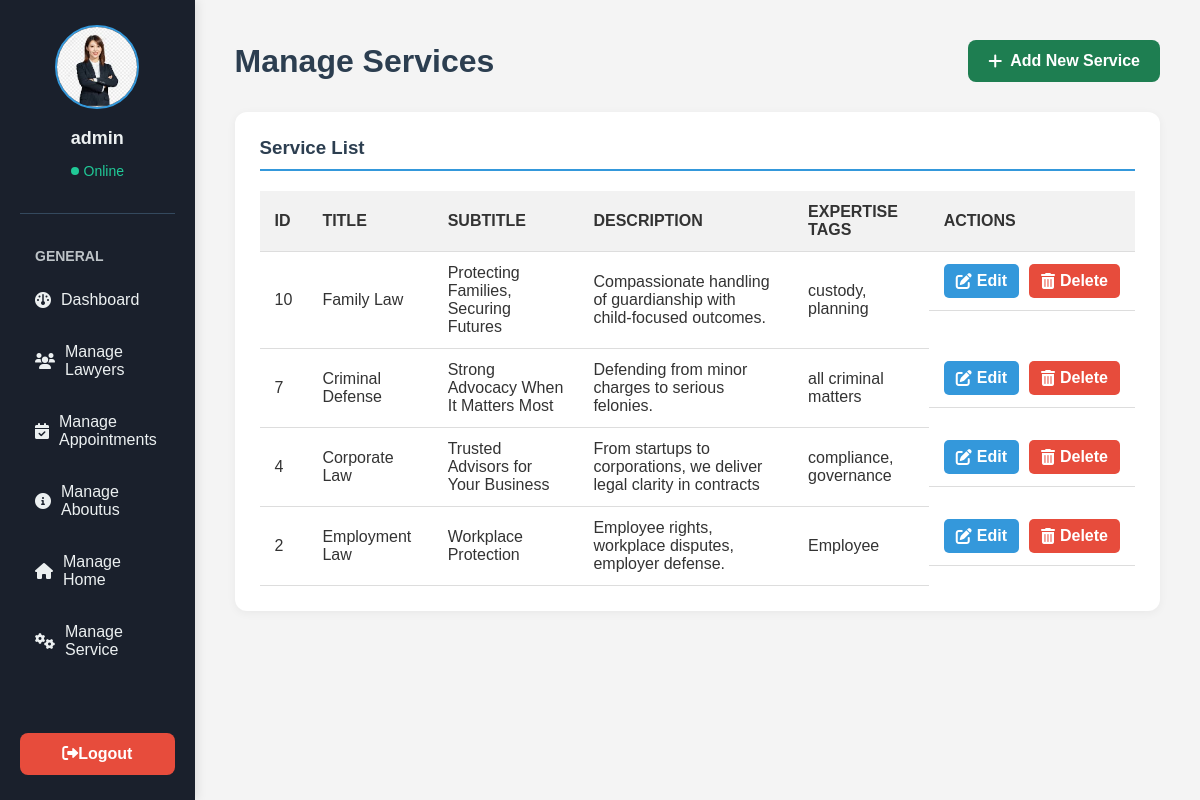
/admin/manage_service.php (signed in), run on the app's committed database.
### tables this page shows
CREATE TABLE `services` (
  `id` int(11) NOT NULL,
  `title` varchar(255) NOT NULL,
  `subtitle` varchar(255) NOT NULL,
  `description` text NOT NULL,
  `expertise` text DEFAULT NULL
);

### admin/manage_service.php (the view, shortened to what this page needs)
<?php
$DB_HOST = 'localhost';
$DB_USER = 'root';
$DB_PASS = '';
$DB_NAME = 'lawyer_booking';
$conn = new mysqli($DB_HOST, $DB_USER, $DB_PASS, $DB_NAME);
$res = $conn->query("SELECT * FROM services ORDER BY id DESC");
$services = [];
if ($res) {
    while ($r = $res->fetch_assoc()) $services[] = $r;
}
?>
<!DOCTYPE html>
<html lang="en">
<head>
  <link rel="stylesheet" href="https://cdnjs.cloudflare.com/ajax/libs/font-awesome/6.0.0-beta3/css/all.min.css">
</head>
<body>
    <div class="sidebar">
        <div class="sidebar-header">
           <img src="../images/admin.jpeg" alt="Profile Picture" class="profile-pic">
            <p class="user-name"><?php echo htmlspecialchars($_SESSION['username']); ?></p>
            <p class="user-status">Online</p>
        </div>
        <p class="sidebar-menu-title">General</p>
        <ul class="sidebar-menu">
              <li><a href="admin_pannel.php" class="<?php echo ($currentPage == 'admin_pannel.php') ? 'active' : ''; ?>"><i class="fa-solid fa-gauge"></i> <span>Dashboard</span></a></li>
            <li><a href="manage_lawyers.php" class="<?php echo ($currentPage == 'manage_lawyers.php') ? 'active' : ''; ?>"><i class="fa-solid fa-users"></i> <span>Manage Lawyers</span></a></li>
            <li><a href="manage_appointments.php" class="<?php echo ($currentPage == 'manage_appointments.php') ? 'active' : ''; ?>"><i class="fa-solid fa-calendar-check"></i> <span>Manage Appointments</span></a></li>
            <li><a href="manage_aboutus.php" class="<?php echo ($currentPage == 'manage_aboutus.php') ? 'active' : ''; ?>"><i class="fa-solid fa-circle-info"></i> <span>Manage Aboutus</span></a></li>
            <li><a href="manage_homepage.php" class="<?php echo ($currentPage == 'manage_homepage.php') ? 'active' : ''; ?>"><i class="fa-solid fa-house"></i> <span>Manage Home</span></a></li>
            <li><a href="manage_service.php" class="<?php echo ($currentPage == 'manage_service.php') ? 'active' : ''; ?>"><i class="fa-solid fa-cogs"></i> <span>Manage Service</span></a></li>
        </ul>
        <a href="../logout.php" class="logout-btn"> <i class="fa-solid fa-right-from-bracket"></i>Logout</a>
    </div>
    <div class="main-content">
        <div class="header">
            <h1>Manage Services</h1>
            <a href="add_service.php" class="add-service-btn">
                <i class="fa-solid fa-plus"></i> Add New Service
            </a>
        </div>
        <div class="dashboard-card">
            <h3>Service List</h3>
            <?php if (empty($services)): ?>
                <p>No services found. Please add one.</p>
            <?php else: ?>
                <table class="service-table">
                  <thead>
                    <tr>
                      <th>ID</th>
                      <th>Title</th>
                      <th>Subtitle</th>
                      <th>Description</th>
                      <th>Expertise Tags</th>
                      <th>Actions</th>
                    </tr>
                  </thead>
                  <tbody>
                    <?php foreach ($services as $row): ?>
                      <tr>
                        <td><?= $row['id']; ?></td>
                        <td><?= htmlspecialchars($row['title']); ?></td>
                        <td><?= htmlspecialchars($row['subtitle']); ?></td>
                        <td><?= nl2br(htmlspecialchars($row['description'])); ?></td>
                        <td><?= htmlspecialchars($row['expertise']); ?></td>
                        <td class="action-links">
                          <a href="edit_service.php?id=<?= $row['id']; ?>" class="edit-btn"><i class="fa-solid fa-pen-to-square"></i> Edit</a>
                          <a href="delete_service.php?id=<?= $row['id']; ?>" onclick="return confirm('Are you sure you want to delete this service?')" class="delete-btn"><i class="fa-solid fa-trash-can"></i> Delete</a>
                        </td>
                      </tr>
                    <?php endforeach; ?>
                  </tbody>
                </table>
            <?php endif; ?>
        </div>
    </div>
</body>
</html>

### admin/manage_service.php (style rules this page uses)
:root { --bg-color: #f4f4f4; --card-bg-color: #ffffff; --text-color: #333333; --header-bg-color: #2c3e50; --sidebar-color: #1a202c; --primary-color: #3498db; --accent-color: #20c997; --delete-color: #e74c3c; --edit-color: #3498db; }
body { font-family: 'Arial', sans-serif; margin: 0; background-color: var(--bg-color); display: flex; height: 100vh; color: var(--text-color); }
.sidebar { width: 250px; background-color: var(--sidebar-color); color: #ecf0f1; padding: 25px 20px; box-shadow: 2px 0 10px rgba(0, 0, 0, 0.1); display: flex; flex-direction: column; overflow-y: auto; transition: width 0.3s ease; }
.sidebar-header { text-align: center; padding-bottom: 20px; border-bottom: 1px solid #34495e; margin-bottom: 20px; }
.sidebar-header .profile-pic { width: 80px; height: 80px; border-radius: 50%; border: 2px solid var(--primary-color); object-fit: cover; margin-bottom: 10px; }
.sidebar-header .user-name { font-size: 18px; font-weight: bold; color: #ecf0f1; margin: 5px 0 0; }
.sidebar-header .user-status { font-size: 14px; color: var(--accent-color); display: flex; align-items: center; justify-content: center; }
.sidebar-header .user-status::before { content: ''; width: 8px; height: 8px; background-color: var(--accent-color); border-radius: 50%; margin-right: 5px; }
.sidebar-menu-title { font-size: 14px; font-weight: bold; color: #bdc3c7; text-transform: uppercase; margin-bottom: 15px; padding-left: 15px; }
.sidebar-menu { list-style-type: none; padding: 0; margin: 0; flex-grow: 1; }
.sidebar-menu li { margin-bottom: 10px; }
.sidebar-menu a { color: #ecf0f1; text-decoration: none; display: flex; align-items: center; padding: 12px 15px; border-radius: 8px; transition: background-color 0.3s ease; font-size: 16px; }
.sidebar-menu a i { margin-right: 10px; }
.sidebar .logout-btn { background-color: var(--delete-color); color: #fff; padding: 12px; text-align: center; border-radius: 8px; text-decoration: none; font-weight: bold; transition: background-color 0.3s ease; margin-top: auto; }
.main-content { flex-grow: 1; padding: 40px; overflow-y: auto; }
.header { display: flex; justify-content: space-between; align-items: center; margin-bottom: 30px; }
.header h1 { margin: 0; color: var(--header-bg-color); }
.add-service-btn { background-color: var(--accent-color); color: white; padding: 12px 20px; border-radius: 8px; text-decoration: none; font-weight: bold; display: inline-flex; background-color: #1e7e51; align-items: center; }
.add-service-btn i { margin-right: 8px; }
.dashboard-card { background-color: var(--card-bg-color); padding: 25px; border-radius: 12px; box-shadow: 0 2px 10px rgba(0,0,0,0.05); margin-bottom: 25px; }
h3 { margin-top: 0; color: var(--header-bg-color); border-bottom: 2px solid var(--primary-color); padding-bottom: 10px; margin-bottom: 20px; }
.service-table { width: 100%; border-collapse: collapse; margin-top: 20px; }
.service-table th, .service-table td { padding: 12px 15px; text-align: left; border-bottom: 1px solid #ddd; }
.service-table thead th { background-color: #f2f2f2; color: var(--text-color); font-weight: bold; text-transform: uppercase; }
.action-links { display: flex; gap: 10px; }
.action-links a { text-decoration: none; padding: 8px 12px; border-radius: 5px; color: white; font-weight: bold; transition: background-color 0.3s ease; display: inline-flex; align-items: center; }
.action-links a i { margin-right: 5px; }
.action-links .edit-btn { background-color: var(--edit-color); }
.action-links .delete-btn { background-color: var(--delete-color); }

### data on the page
services: id "10", title "Family Law", subtitle "Protecting Families, Securing Futures", description "Compassionate handling of guardianship with child-focused outcomes.", expertise "custody, planning"
services: id "7", title "Criminal Defense", subtitle "Strong Advocacy When It Matters Most", description "Defending from minor charges to serious felonies.", expertise "all criminal matters"
services: id "4", title "Corporate Law", subtitle "Trusted Advisors for Your Business", description "From startups to corporations, we deliver legal clarity in contracts", expertise "compliance, governance"
services: id "2", title "Employment Law", subtitle "Workplace Protection", description "Employee rights, workplace disputes, employer defense.", expertise "Employee"

### other printed values
$_SESSION['username'] "admin"
